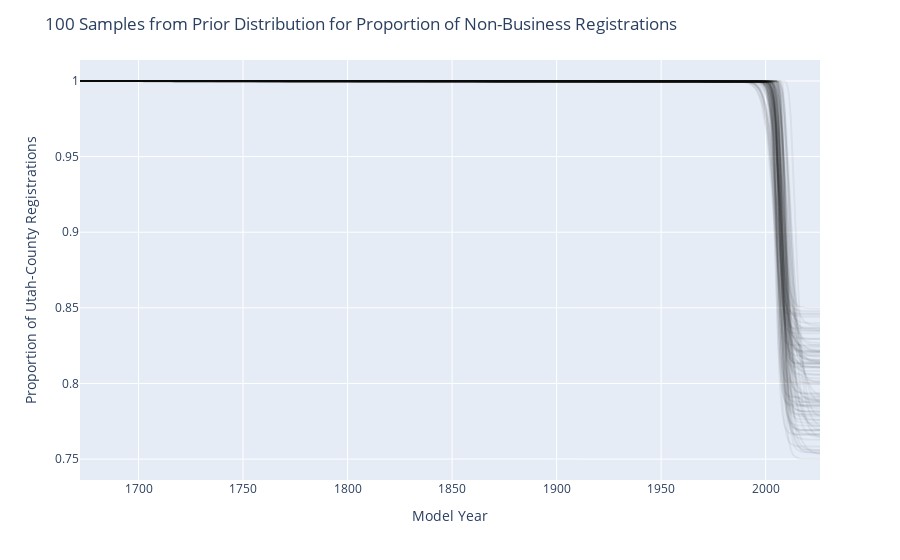

This figure's notebook cell:
### Code cell
fig = px.line()

for i in range(num_samples):
    y = non_business_regs_samples["regs"][i, :]
    fig.add_trace(
        go.Scatter(
            x=params["t"],
            y=y,
            opacity=0.05,
            mode="lines",
            line = dict(color='black')
        )
    )

fig.update_layout(
    showlegend=False,
    title=f"{num_samples} Samples from Prior Distribution for Proportion of Non-Business Registrations",
    xaxis={"title": "Model Year"},
    yaxis={"title": "Proportion of Utah-County Registrations"}
)

fig.show()

### Figure 1 — Plotly figure (JSON) as saved in the notebook; plotly's stock layout.template omitted (floating-point values rounded to 4 significant figures; data arrays with more than 128 entries replaced by an {"elided": "..."} marker saying what was removed)
{"data": [{"hovertemplate": "<extra></extra>", "legendgroup": "", "line": {"color": "#636efa", "dash": "solid"}, "marker": {"symbol": "circle"}, "mode": "lines", "name": "", "orientation": "v", "showlegend": false, "type": "scatter", "xaxis": "x", "yaxis": "y"}, {"line": {"color": "black"}, "mode": "lines", "opacity": 0.05, "type": "scatter", "x": {"elided": "355 int values"}, "y": {"elided": "355 float values"}}, {"line": {"color": "black"}, "mode": "lines", "opacity": 0.05, "type": "scatter", "x": {"elided": "355 int values"}, "y": {"elided": "355 float values"}}, {"line": {"color": "black"}, "mode": "lines", "opacity": 0.05, "type": "scatter", "x": {"elided": "355 int values"}, "y": {"elided": "355 float values"}}, {"line": {"color": "black"}, "mode": "lines", "opacity": 0.05, "type": "scatter", "x": {"elided": "355 int values"}, "y": {"elided": "355 float values"}}, {"line": {"color": "black"}, "mode": "lines", "opacity": 0.05, "type": "scatter", "x": {"elided": "355 int values"}, "y": {"elided": "355 float values"}}, {"line": {"color": "black"}, "mode": "lines", "opacity": 0.05, "type": "scatter", "x": {"elided": "355 int values"}, "y": {"elided": "355 float values"}}, {"line": {"color": "black"}, "mode": "lines", "opacity": 0.05, "type": "scatter", "x": {"elided": "355 int values"}, "y": {"elided": "355 float values"}}, {"line": {"color": "black"}, "mode": "lines", "opacity": 0.05, "type": "scatter", "x": {"elided": "355 int values"}, "y": {"elided": "355 float values"}}, {"line": {"color": "black"}, "mode": "lines", "opacity": 0.05, "type": "scatter", "x": {"elided": "355 int values"}, "y": {"elided": "355 float values"}}, {"line": {"color": "black"}, "mode": "lines", "opacity": 0.05, "type": "scatter", "x": {"elided": "355 int values"}, "y": {"elided": "355 float values"}}, {"line": {"color": "black"}, "mode": "lines", "opacity": 0.05, "type": "scatter", "x": {"elided": "355 int values"}, "y": {"elided": "355 float values"}}, {"line": {"color": "black"}, "mode": "lines", "opacity": 0.05, "type": "scatter", "x": {"elided": "355 int values"}, "y": {"elided": "355 float values"}}, {"line": {"color": "black"}, "mode": "lines", "opacity": 0.05, "type": "scatter", "x": {"elided": "355 int values"}, "y": {"elided": "355 float values"}}, {"line": {"color": "black"}, "mode": "lines", "opacity": 0.05, "type": "scatter", "x": {"elided": "355 int values"}, "y": {"elided": "355 float values"}}, {"line": {"color": "black"}, "mode": "lines", "opacity": 0.05, "type": "scatter", "x": {"elided": "355 int values"}, "y": {"elided": "355 float values"}}, {"line": {"color": "black"}, "mode": "lines", "opacity": 0.05, "type": "scatter", "x": {"elided": "355 int values"}, "y": {"elided": "355 float values"}}, {"line": {"color": "black"}, "mode": "lines", "opacity": 0.05, "type": "scatter", "x": {"elided": "355 int values"}, "y": {"elided": "355 float values"}}, {"line": {"color": "black"}, "mode": "lines", "opacity": 0.05, "type": "scatter", "x": {"elided": "355 int values"}, "y": {"elided": "355 float values"}}, {"line": {"color": "black"}, "mode": "lines", "opacity": 0.05, "type": "scatter", "x": {"elided": "355 int values"}, "y": {"elided": "355 float values"}}, {"line": {"color": "black"}, "mode": "lines", "opacity": 0.05, "type": "scatter", "x": {"elided": "355 int values"}, "y": {"elided": "355 float values"}}, {"line": {"color": "black"}, "mode": "lines", "opacity": 0.05, "type": "scatter", "x": {"elided": "355 int values"}, "y": {"elided": "355 float values"}}, {"line": {"color": "black"}, "mode": "lines", "opacity": 0.05, "type": "scatter", "x": {"elided": "355 int values"}, "y": {"elided": "355 float values"}}, {"line": {"color": "black"}, "mode": "lines", "opacity": 0.05, "type": "scatter", "x": {"elided": "355 int values"}, "y": {"elided": "355 float values"}}, {"line": {"color": "black"}, "mode": "lines", "opacity": 0.05, "type": "scatter", "x": {"elided": "355 int values"}, "y": {"elided": "355 float values"}}, {"line": {"color": "black"}, "mode": "lines", "opacity": 0.05, "type": "scatter", "x": {"elided": "355 int values"}, "y": {"elided": "355 float values"}}, {"line": {"color": "black"}, "mode": "lines", "opacity": 0.05, "type": "scatter", "x": {"elided": "355 int values"}, "y": {"elided": "355 float values"}}, {"line": {"color": "black"}, "mode": "lines", "opacity": 0.05, "type": "scatter", "x": {"elided": "355 int values"}, "y": {"elided": "355 float values"}}, {"line": {"color": "black"}, "mode": "lines", "opacity": 0.05, "type": "scatter", "x": {"elided": "355 int values"}, "y": {"elided": "355 float values"}}, {"line": {"color": "black"}, "mode": "lines", "opacity": 0.05, "type": "scatter", "x": {"elided": "355 int values"}, "y": {"elided": "355 float values"}}, {"line": {"color": "black"}, "mode": "lines", "opacity": 0.05, "type": "scatter", "x": {"elided": "355 int values"}, "y": {"elided": "355 float values"}}, {"line": {"color": "black"}, "mode": "lines", "opacity": 0.05, "type": "scatter", "x": {"elided": "355 int values"}, "y": {"elided": "355 float values"}}, {"line": {"color": "black"}, "mode": "lines", "opacity": 0.05, "type": "scatter", "x": {"elided": "355 int values"}, "y": {"elided": "355 float values"}}, {"line": {"color": "black"}, "mode": "lines", "opacity": 0.05, "type": "scatter", "x": {"elided": "355 int values"}, "y": {"elided": "355 float values"}}, {"line": {"color": "black"}, "mode": "lines", "opacity": 0.05, "type": "scatter", "x": {"elided": "355 int values"}, "y": {"elided": "355 float values"}}, {"line": {"color": "black"}, "mode": "lines", "opacity": 0.05, "type": "scatter", "x": {"elided": "355 int values"}, "y": {"elided": "355 float values"}}, {"line": {"color": "black"}, "mode": "lines", "opacity": 0.05, "type": "scatter", "x": {"elided": "355 int values"}, "y": {"elided": "355 float values"}}, {"line": {"color": "black"}, "mode": "lines", "opacity": 0.05, "type": "scatter", "x": {"elided": "355 int values"}, "y": {"elided": "355 float values"}}, {"line": {"color": "black"}, "mode": "lines", "opacity": 0.05, "type": "scatter", "x": {"elided": "355 int values"}, "y": {"elided": "355 float values"}}, {"line": {"color": "black"}, "mode": "lines", "opacity": 0.05, "type": "scatter", "x": {"elided": "355 int values"}, "y": {"elided": "355 float values"}}, {"line": {"color": "black"}, "mode": "lines", "opacity": 0.05, "type": "scatter", "x": {"elided": "355 int values"}, "y": {"elided": "355 float values"}}, {"line": {"color": "black"}, "mode": "lines", "opacity": 0.05, "type": "scatter", "x": {"elided": "355 int values"}, "y": {"elided": "355 float values"}}, {"line": {"color": "black"}, "mode": "lines", "opacity": 0.05, "type": "scatter", "x": {"elided": "355 int values"}, "y": {"elided": "355 float values"}}, {"line": {"color": "black"}, "mode": "lines", "opacity": 0.05, "type": "scatter", "x": {"elided": "355 int values"}, "y": {"elided": "355 float values"}}, {"line": {"color": "black"}, "mode": "lines", "opacity": 0.05, "type": "scatter", "x": {"elided": "355 int values"}, "y": {"elided": "355 float values"}}, {"line": {"color": "black"}, "mode": "lines", "opacity": 0.05, "type": "scatter", "x": {"elided": "355 int values"}, "y": {"elided": "355 float values"}}, {"line": {"color": "black"}, "mode": "lines", "opacity": 0.05, "type": "scatter", "x": {"elided": "355 int values"}, "y": {"elided": "355 float values"}}, {"line": {"color": "black"}, "mode": "lines", "opacity": 0.05, "type": "scatter", "x": {"elided": "355 int values"}, "y": {"elided": "355 float values"}}, {"line": {"color": "black"}, "mode": "lines", "opacity": 0.05, "type": "scatter", "x": {"elided": "355 int values"}, "y": {"elided": "355 float values"}}, {"line": {"color": "black"}, "mode": "lines", "opacity": 0.05, "type": "scatter", "x": {"elided": "355 int values"}, "y": {"elided": "355 float values"}}, {"line": {"color": "black"}, "mode": "lines", "opacity": 0.05, "type": "scatter", "x": {"elided": "355 int values"}, "y": {"elided": "355 float values"}}, {"line": {"color": "black"}, "mode": "lines", "opacity": 0.05, "type": "scatter", "x": {"elided": "355 int values"}, "y": {"elided": "355 float values"}}, {"line": {"color": "black"}, "mode": "lines", "opacity": 0.05, "type": "scatter", "x": {"elided": "355 int values"}, "y": {"elided": "355 float values"}}, {"line": {"color": "black"}, "mode": "lines", "opacity": 0.05, "type": "scatter", "x": {"elided": "355 int values"}, "y": {"elided": "355 float values"}}, {"line": {"color": "black"}, "mode": "lines", "opacity": 0.05, "type": "scatter", "x": {"elided": "355 int values"}, "y": {"elided": "355 float values"}}, {"line": {"color": "black"}, "mode": "lines", "opacity": 0.05, "type": "scatter", "x": {"elided": "355 int values"}, "y": {"elided": "355 float values"}}, {"line": {"color": "black"}, "mode": "lines", "opacity": 0.05, "type": "scatter", "x": {"elided": "355 int values"}, "y": {"elided": "355 float values"}}, {"line": {"color": "black"}, "mode": "lines", "opacity": 0.05, "type": "scatter", "x": {"elided": "355 int values"}, "y": {"elided": "355 float values"}}, {"line": {"color": "black"}, "mode": "lines", "opacity": 0.05, "type": "scatter", "x": {"elided": "355 int values"}, "y": {"elided": "355 float values"}}, {"line": {"color": "black"}, "mode": "lines", "opacity": 0.05, "type": "scatter", "x": {"elided": "355 int values"}, "y": {"elided": "355 float values"}}, {"line": {"color": "black"}, "mode": "lines", "opacity": 0.05, "type": "scatter", "x": {"elided": "355 int values"}, "y": {"elided": "355 float values"}}, {"line": {"color": "black"}, "mode": "lines", "opacity": 0.05, "type": "scatter", "x": {"elided": "355 int values"}, "y": {"elided": "355 float values"}}, {"line": {"color": "black"}, "mode": "lines", "opacity": 0.05, "type": "scatter", "x": {"elided": "355 int values"}, "y": {"elided": "355 float values"}}, {"line": {"color": "black"}, "mode": "lines", "opacity": 0.05, "type": "scatter", "x": {"elided": "355 int values"}, "y": {"elided": "355 float values"}}, {"line": {"color": "black"}, "mode": "lines", "opacity": 0.05, "type": "scatter", "x": {"elided": "355 int values"}, "y": {"elided": "355 float values"}}, {"line": {"color": "black"}, "mode": "lines", "opacity": 0.05, "type": "scatter", "x": {"elided": "355 int values"}, "y": {"elided": "355 float values"}}, {"line": {"color": "black"}, "mode": "lines", "opacity": 0.05, "type": "scatter", "x": {"elided": "355 int values"}, "y": {"elided": "355 float values"}}, {"line": {"color": "black"}, "mode": "lines", "opacity": 0.05, "type": "scatter", "x": {"elided": "355 int values"}, "y": {"elided": "355 float values"}}, {"line": {"color": "black"}, "mode": "lines", "opacity": 0.05, "type": "scatter", "x": {"elided": "355 int values"}, "y": {"elided": "355 float values"}}, {"line": {"color": "black"}, "mode": "lines", "opacity": 0.05, "type": "scatter", "x": {"elided": "355 int values"}, "y": {"elided": "355 float values"}}, {"line": {"color": "black"}, "mode": "lines", "opacity": 0.05, "type": "scatter", "x": {"elided": "355 int values"}, "y": {"elided": "355 float values"}}, {"line": {"color": "black"}, "mode": "lines", "opacity": 0.05, "type": "scatter", "x": {"elided": "355 int values"}, "y": {"elided": "355 float values"}}, {"line": {"color": "black"}, "mode": "lines", "opacity": 0.05, "type": "scatter", "x": {"elided": "355 int values"}, "y": {"elided": "355 float values"}}, {"line": {"color": "black"}, "mode": "lines", "opacity": 0.05, "type": "scatter", "x": {"elided": "355 int values"}, "y": {"elided": "355 float values"}}, {"line": {"color": "black"}, "mode": "lines", "opacity": 0.05, "type": "scatter", "x": {"elided": "355 int values"}, "y": {"elided": "355 float values"}}, {"line": {"color": "black"}, "mode": "lines", "opacity": 0.05, "type": "scatter", "x": {"elided": "355 int values"}, "y": {"elided": "355 float values"}}, {"line": {"color": "black"}, "mode": "lines", "opacity": 0.05, "type": "scatter", "x": {"elided": "355 int values"}, "y": {"elided": "355 float values"}}, {"line": {"color": "black"}, "mode": "lines", "opacity": 0.05, "type": "scatter", "x": {"elided": "355 int values"}, "y": {"elided": "355 float values"}}, {"line": {"color": "black"}, "mode": "lines", "opacity": 0.05, "type": "scatter", "x": {"elided": "355 int values"}, "y": {"elided": "355 float values"}}, {"line": {"color": "black"}, "mode": "lines", "opacity": 0.05, "type": "scatter", "x": {"elided": "355 int values"}, "y": {"elided": "355 float values"}}, {"line": {"color": "black"}, "mode": "lines", "opacity": 0.05, "type": "scatter", "x": {"elided": "355 int values"}, "y": {"elided": "355 float values"}}, {"line": {"color": "black"}, "mode": "lines", "opacity": 0.05, "type": "scatter", "x": {"elided": "355 int values"}, "y": {"elided": "355 float values"}}, {"line": {"color": "black"}, "mode": "lines", "opacity": 0.05, "type": "scatter", "x": {"elided": "355 int values"}, "y": {"elided": "355 float values"}}, {"line": {"color": "black"}, "mode": "lines", "opacity": 0.05, "type": "scatter", "x": {"elided": "355 int values"}, "y": {"elided": "355 float values"}}, {"line": {"color": "black"}, "mode": "lines", "opacity": 0.05, "type": "scatter", "x": {"elided": "355 int values"}, "y": {"elided": "355 float values"}}, {"line": {"color": "black"}, "mode": "lines", "opacity": 0.05, "type": "scatter", "x": {"elided": "355 int values"}, "y": {"elided": "355 float values"}}, {"line": {"color": "black"}, "mode": "lines", "opacity": 0.05, "type": "scatter", "x": {"elided": "355 int values"}, "y": {"elided": "355 float values"}}, {"line": {"color": "black"}, "mode": "lines", "opacity": 0.05, "type": "scatter", "x": {"elided": "355 int values"}, "y": {"elided": "355 float values"}}, {"line": {"color": "black"}, "mode": "lines", "opacity": 0.05, "type": "scatter", "x": {"elided": "355 int values"}, "y": {"elided": "355 float values"}}, {"line": {"color": "black"}, "mode": "lines", "opacity": 0.05, "type": "scatter", "x": {"elided": "355 int values"}, "y": {"elided": "355 float values"}}, {"line": {"color": "black"}, "mode": "lines", "opacity": 0.05, "type": "scatter", "x": {"elided": "355 int values"}, "y": {"elided": "355 float values"}}, {"line": {"color": "black"}, "mode": "lines", "opacity": 0.05, "type": "scatter", "x": {"elided": "355 int values"}, "y": {"elided": "355 float values"}}, {"line": {"color": "black"}, "mode": "lines", "opacity": 0.05, "type": "scatter", "x": {"elided": "355 int values"}, "y": {"elided": "355 float values"}}, {"line": {"color": "black"}, "mode": "lines", "opacity": 0.05, "type": "scatter", "x": {"elided": "355 int values"}, "y": {"elided": "355 float values"}}, {"line": {"color": "black"}, "mode": "lines", "opacity": 0.05, "type": "scatter", "x": {"elided": "355 int values"}, "y": {"elided": "355 float values"}}, {"line": {"color": "black"}, "mode": "lines", "opacity": 0.05, "type": "scatter", "x": {"elided": "355 int values"}, "y": {"elided": "355 float values"}}, {"line": {"color": "black"}, "mode": "lines", "opacity": 0.05, "type": "scatter", "x": {"elided": "355 int values"}, "y": {"elided": "355 float values"}}, {"line": {"color": "black"}, "mode": "lines", "opacity": 0.05, "type": "scatter", "x": {"elided": "355 int values"}, "y": {"elided": "355 float values"}}, {"line": {"color": "black"}, "mode": "lines", "opacity": 0.05, "type": "scatter", "x": {"elided": "355 int values"}, "y": {"elided": "355 float values"}}, {"line": {"color": "black"}, "mode": "lines", "opacity": 0.05, "type": "scatter", "x": {"elided": "355 int values"}, "y": {"elided": "355 float values"}}, {"line": {"color": "black"}, "mode": "lines", "opacity": 0.05, "type": "scatter", "x": {"elided": "355 int values"}, "y": {"elided": "355 float values"}}], "layout": {"legend": {"tracegroupgap": 0}, "margin": {"t": 60}, "showlegend": false, "title": {"text": "100 Samples from Prior Distribution for Proportion of Non-Business Registrations"}, "xaxis": {"anchor": "y", "domain": [0, 1], "title": {"text": "Model Year"}}, "yaxis": {"anchor": "x", "domain": [0, 1], "title": {"text": "Proportion of Utah-County Registrations"}}}}
